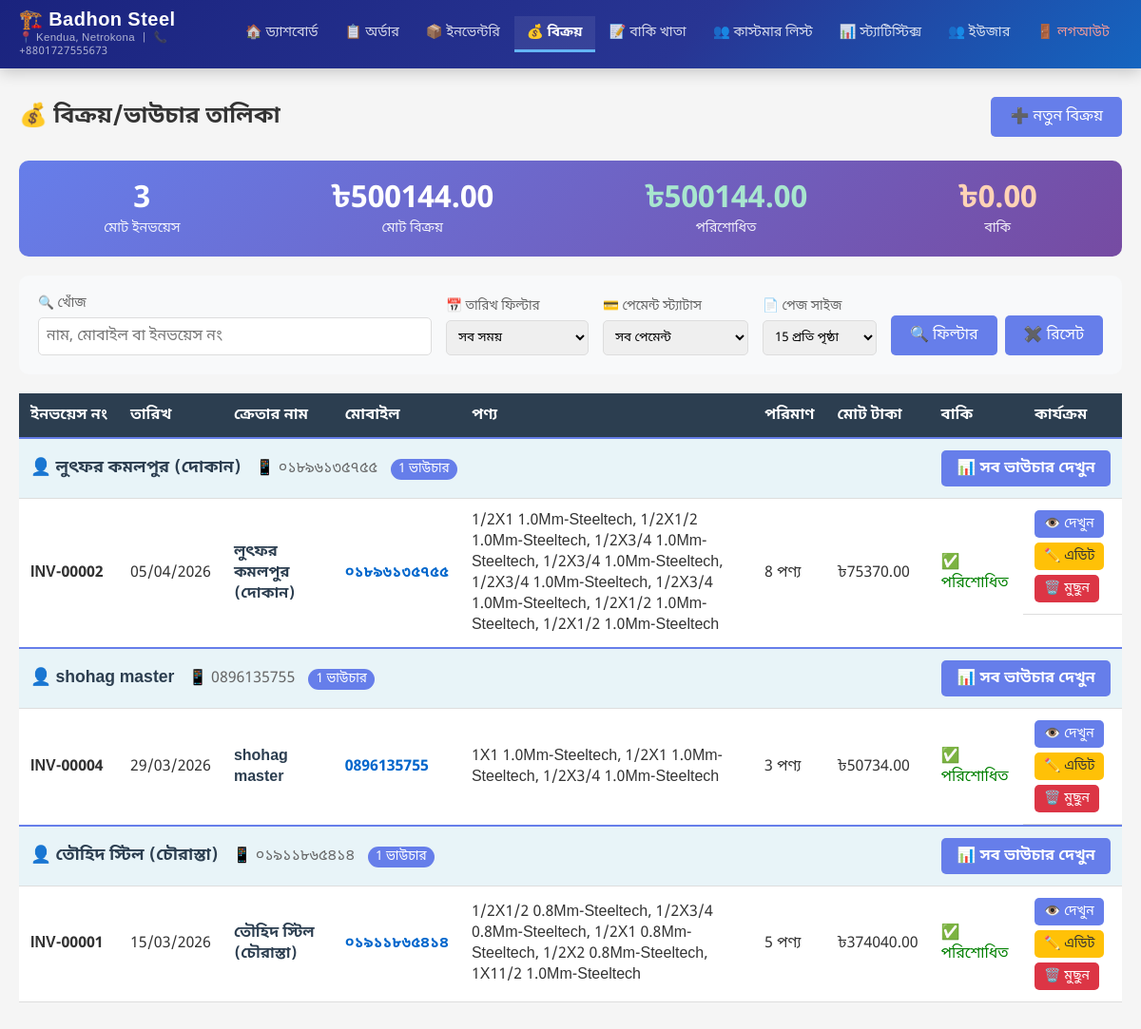
The app's page /admin-panel/invoices/ (signed in) with its own data.
### shop/models.py (models this page shows, shortened)
class Invoice(models.Model):
    invoice_number = models.CharField(max_length=50, unique=True, verbose_name='ইনভয়েস নাম্বার', editable=False)
    customer_name = models.CharField(max_length=200, verbose_name='ক্রেতার নাম')
    mobile_number = models.CharField(max_length=20, verbose_name='মোবাইল নাম্বার')
    product = models.ForeignKey(InventoryProduct, on_delete=models.PROTECT, verbose_name='পণ্য',
                                null=True, blank=True)
    quantity = models.DecimalField(max_digits=10, decimal_places=2, verbose_name='পরিমাণ', default=0)
    unit_price = models.DecimalField(max_digits=10, decimal_places=2, verbose_name='একক মূল্য', default=0)
    subtotal = models.DecimalField(max_digits=10, decimal_places=2, verbose_name='সাবটোটাল', editable=False, default=0)
    discount_percentage = models.DecimalField(max_digits=5, decimal_places=2, verbose_name='ছাড় (%)', default=0)
    discount_amount = models.DecimalField(max_digits=10, decimal_places=2, verbose_name='ছাড়ের টাকা', editable=False, default=0)
    total_amount = models.DecimalField(max_digits=10, decimal_places=2, verbose_name='মোট টাকা', editable=False, default=0)
    paid_amount = models.DecimalField(max_digits=10, decimal_places=2, verbose_name='পরিশোধিত টাকা', default=0)
    due_amount = models.DecimalField(max_digits=10, decimal_places=2, verbose_name='বাকি টাকা', editable=False, default=0)
    notes = models.TextField(verbose_name='নোট', blank=True)
    sale_date = models.DateField(default=timezone.now, verbose_name='বিক্রয়ের তারিখ')
    original_invoice = models.ForeignKey('self', on_delete=models.SET_NULL, null=True, blank=True,
                                         related_name='edited_versions', verbose_name='মূল ইনভয়েস')
    is_latest = models.BooleanField(default=True, verbose_name='সর্বশেষ ভার্সন')
    created_at = models.DateTimeField(auto_now_add=True, verbose_name='তৈরির সময়')
    updated_at = models.DateTimeField(auto_now=True, verbose_name='আপডেটের সময়')
    class Meta:
        verbose_name = 'ইনভয়েস'
        verbose_name_plural = 'ইনভয়েসসমূহ'
        ordering = ['-created_at']

class InvoiceItem(models.Model):
    invoice = models.ForeignKey(Invoice, on_delete=models.CASCADE, related_name='items', verbose_name='ইনভয়েস')
    product = models.ForeignKey(InventoryProduct, on_delete=models.PROTECT, verbose_name='পণ্য')
    quantity = models.DecimalField(max_digits=10, decimal_places=2, verbose_name='পরিমাণ')
    unit_price = models.DecimalField(max_digits=10, decimal_places=2, verbose_name='একক মূল্য')
    discount_percentage = models.DecimalField(max_digits=5, decimal_places=2, default=0, verbose_name='ছাড় (%)')
    discount_amount = models.DecimalField(max_digits=10, decimal_places=2, editable=False, default=0, verbose_name='ছাড়ের টাকা')
    subtotal = models.DecimalField(max_digits=10, decimal_places=2, verbose_name='সাবটোটাল', editable=False, default=0)
    class Meta:
        verbose_name = 'ইনভয়েস আইটেম'
        verbose_name_plural = 'ইনভয়েস আইটেমসমূহ'

class InventoryProduct(models.Model):
    UNIT_CHOICES = [
        ('piece', 'পিস'),
        ('feet', 'ফুট'),
        ('meter', 'মিটার'),
        ('ton', 'টন'),
        ('kg', 'কেজি'),
    ]
    name = models.CharField(max_length=200, verbose_name='পণ্যের নাম')
    description = models.TextField(verbose_name='বিবরণ', blank=True)
    unit = models.CharField(max_length=20, choices=UNIT_CHOICES, verbose_name='একক')
    price_per_unit = models.DecimalField(max_digits=10, decimal_places=2, verbose_name='প্রতি একক মূল্য')
    stock_quantity = models.DecimalField(max_digits=10, decimal_places=2, verbose_name='স্টক পরিমাণ', default=0)
    is_active = models.BooleanField(default=True, verbose_name='সক্রিয়')
    created_at = models.DateTimeField(auto_now_add=True, verbose_name='তৈরির তারিখ')
    updated_at = models.DateTimeField(auto_now=True, verbose_name='আপডেটের তারিখ')
    image = models.ImageField(upload_to='inventory/', blank=True, null=True, verbose_name='ছবি')
    class Meta:
        verbose_name = 'ইনভেন্টরি পণ্য'
        verbose_name_plural = 'ইনভেন্টরি পণ্যসমূহ'
        ordering = ['name']
        unique_together = [['name', 'unit']]

### shop/views.py (the view, shortened to what this page needs)
# urls.py: path('admin-panel/invoices/', views.invoice_list, name='invoice_list'),
@login_required
def invoice_list(request):
    search_query = request.GET.get('search', '')
    page_number = request.GET.get('page', 1)
    per_page = request.GET.get('per_page', '15')
    date_filter = request.GET.get('date_filter', '')
    from_date = request.GET.get('from_date', '')
    to_date = request.GET.get('to_date', '')
    payment_status = request.GET.get('payment_status', '')
    try:
        per_page = int(per_page)
        if per_page not in [15, 50, 100, 200]:
            per_page = 15
    except ValueError:
        per_page = 15
    invoices = Invoice.objects.filter(is_latest=True)
    if payment_status == 'paid':
        invoices = invoices.filter(due_amount=0)
    elif payment_status == 'due':
        invoices = invoices.filter(due_amount__gt=0)
    elif payment_status == 'partial':
        invoices = invoices.filter(paid_amount__gt=0, due_amount__gt=0)
    today = timezone.now().date()
    if date_filter == 'today':
        invoices = invoices.filter(sale_date=today)
    elif date_filter == 'week':
        week_ago = today - timedelta(days=7)
        invoices = invoices.filter(sale_date__gte=week_ago)
    elif date_filter == 'month':
        month_ago = today - timedelta(days=30)
        invoices = invoices.filter(sale_date__gte=month_ago)
    elif date_filter == 'year':
        year_ago = today - timedelta(days=365)
        invoices = invoices.filter(sale_date__gte=year_ago)
    if search_query:
        invoices = invoices.filter(
            Q(invoice_number__icontains=search_query) |
            Q(customer_name__icontains=search_query) |
            Q(mobile_number__icontains=search_query)
        )
    invoices = invoices.order_by('-sale_date', '-created_at')
    paginator = Paginator(invoices, per_page)
    page_obj = paginator.get_page(page_number)
    total_count = invoices.count()
    total_amount = invoices.aggregate(total=Sum('total_amount'))['total'] or 0
    total_paid = invoices.aggregate(total=Sum('paid_amount'))['total'] or 0
    total_due = invoices.aggregate(total=Sum('due_amount'))['total'] or 0
    context = {
        'invoices': page_obj,
        'page_obj': page_obj,
        'search_query': search_query,
        'per_page': per_page,
        'date_filter': date_filter,
        'from_date': from_date,
        'to_date': to_date,
        'payment_status': payment_status,
        'total_count': total_count,
        'total_amount': total_amount,
        'total_paid': total_paid,
        'total_due': total_due,
        'debug': True,  # Debug flag
    }
    print(f"DEBUG invoice_list: date_filter={date_filter}, per_page={per_page}, payment_status={payment_status}")  # Debug output
    return render(request, 'admin_panel/invoice_list.html', context)

### shop/templates/admin_panel/invoice_list.html (shortened to what this page needs)
{% extends 'admin_panel/base.html' %}
{% block content %}
<div class="content-header">
    <h2>💰 বিক্রয়/ভাউচার তালিকা</h2>
    <a href="{% url 'invoice_create' %}" class="btn btn-primary">➕ নতুন বিক্রয়</a>
</div>
<div style="background: linear-gradient(135deg, #667eea 0%, #764ba2 100%); color: white; padding: 20px; border-radius: 10px; margin-bottom: 20px;">
    <div style="display: flex; justify-content: space-around; flex-wrap: wrap; gap: 20px;">
        <div style="text-align: center;">
            <div style="font-size: 2rem; font-weight: 700;">{{ total_count }}</div>
            <div style="font-size: 0.9rem; opacity: 0.9;">মোট ইনভয়েস</div>
        </div>
        <div style="text-align: center;">
            <div style="font-size: 2rem; font-weight: 700;">৳{{ total_amount|floatformat:2 }}</div>
            <div style="font-size: 0.9rem; opacity: 0.9;">মোট বিক্রয়</div>
        </div>
        <div style="text-align: center;">
            <div style="font-size: 2rem; font-weight: 700; color: #a8e6cf;">৳{{ total_paid|floatformat:2 }}</div>
            <div style="font-size: 0.9rem; opacity: 0.9;">পরিশোধিত</div>
        </div>
        <div style="text-align: center;">
            <div style="font-size: 2rem; font-weight: 700; color: #ffd3b6;">৳{{ total_due|floatformat:2 }}</div>
            <div style="font-size: 0.9rem; opacity: 0.9;">বাকি</div>
        </div>
    </div>
</div>
<div class="filter-box" style="background: #f8f9fa; padding: 20px; border-radius: 10px; margin-bottom: 20px;">
    <form method="get" style="display: flex; flex-wrap: wrap; gap: 15px; align-items: flex-end;">
        <div style="flex: 1; min-width: 200px;">
            <label style="display: block; font-size: 0.85rem; color: #666; margin-bottom: 5px;">🔍 খোঁজ</label>
            <input type="text" name="search" class="form-control" placeholder="নাম, মোবাইল বা ইনভয়েস নং" value="{{ search_query }}" style="width: 100%; padding: 8px; border: 1px solid #ddd; border-radius: 5px;">
        </div>
        <div style="min-width: 150px;">
            <label style="display: block; font-size: 0.85rem; color: #666; margin-bottom: 5px;">📅 তারিখ ফিল্টার</label>
            <select name="date_filter" onchange="this.form.submit()" style="width: 100%; padding: 8px; border: 1px solid #ddd; border-radius: 5px;">
                <option value="" {% if not date_filter %}selected{% endif %}>সব সময়</option>
            </select>
        </div>
        <div style="min-width: 150px;">
            <label style="display: block; font-size: 0.85rem; color: #666; margin-bottom: 5px;">💳 পেমেন্ট স্ট্যাটাস</label>
            <select name="payment_status" onchange="this.form.submit()" style="width: 100%; padding: 8px; border: 1px solid #ddd; border-radius: 5px;">
                <option value="" {% if not payment_status %}selected{% endif %}>সব পেমেন্ট</option>
            </select>
        </div>
        <div style="min-width: 120px;">
            <label style="display: block; font-size: 0.85rem; color: #666; margin-bottom: 5px;">📄 পেজ সাইজ</label>
            <select name="per_page" onchange="this.form.submit()" style="width: 100%; padding: 8px; border: 1px solid #ddd; border-radius: 5px;">
                <option value="15" {% if per_page == 15 %}selected{% endif %}>15 প্রতি পৃষ্ঠা</option>
            </select>
        </div>
        <div style="display: flex; gap: 8px;">
            <button type="submit" class="btn btn-primary">🔍 ফিল্টার</button>
            <a href="{% url 'invoice_list' %}" class="btn btn-secondary">✖️ রিসেট</a>
        </div>
    </form>
</div>
<div class="table-container">
    <table class="data-table">
        <thead>
            <tr>
                <th>ইনভয়েস নং</th>
                <th>তারিখ</th>
                <th>ক্রেতার নাম</th>
                <th>মোবাইল</th>
                <th>পণ্য</th>
                <th>পরিমাণ</th>
                <th>মোট টাকা</th>
                <th>বাকি</th>
                <th>কার্যক্রম</th>
            </tr>
        </thead>
        <tbody>
            {% regroup invoices by mobile_number as invoices_by_customer %}
            {% for customer_group in invoices_by_customer %}
                <tr style="background-color: #e8f4f8; border-top: 2px solid #667eea;">
                    <td colspan="9">
                        <div style="display: flex; justify-content: space-between; align-items: center;">
                            <div>
                                <strong style="font-size: 1.1em; color: #2c3e50;">
                                    👤 {{ customer_group.list.0.customer_name }}
                                </strong>
                                <span style="color: #666; margin-left: 10px;">
                                    📱 {{ customer_group.grouper }}
                                    <span style="background: #667eea; color: white; padding: 2px 8px; border-radius: 12px; font-size: 0.85em; margin-left: 10px;">
                                        {{ customer_group.list|length }} ভাউচার
                                    </span>
                                </span>
                            </div>
                            <a href="{% url 'customer_profile' customer_group.grouper %}" class="btn btn-primary" style="padding: 8px 16px; background: #667eea; color: white; text-decoration: none; border-radius: 5px; font-weight: 600;">
                                📊 সব ভাউচার দেখুন
                            </a>
                        </div>
                    </td>
                </tr>
                {% for invoice in customer_group.list %}
                <tr>
                    <td><strong>{{ invoice.invoice_number }}</strong></td>
                    <td>{{ invoice.sale_date|date:"d/m/Y" }}</td>
                    <td>
                        <strong style="color: #2c3e50;">{{ invoice.customer_name }}</strong>
                    </td>
                    <td>
                        <span style="color: #0066cc; font-weight: 600;">{{ invoice.mobile_number }}</span>
                    </td>
                    <td>
                        {% if invoice.items.all %}
                            {% for item in invoice.items.all %}{{ item.product.name }}{% if not forloop.last %}, {% endif %}{% endfor %}
                        {% elif invoice.product %}{{ invoice.product.name }}
                        {% else %}—{% endif %}
                    </td>
                    <td>
                        {% if invoice.items.all %}
                            {{ invoice.items.count }} পণ্য
                        {% elif invoice.product %}{{ invoice.quantity }} {{ invoice.product.get_unit_display }}
                        {% else %}—{% endif %}
                    </td>
                    <td>৳{{ invoice.total_amount }}</td>
                    <td>
                        {% if invoice.due_amount > 0 %}
                        <span style="color: red; font-weight: bold;">৳{{ invoice.due_amount }}</span>
                        {% else %}
                        <span style="color: green;">✅ পরিশোধিত</span>
                        {% endif %}
                    </td>
                    <td class="action-buttons">
                        <a href="{% url 'invoice_detail' invoice.pk %}" class="btn btn-sm btn-primary">👁️ দেখুন</a>
                        <a href="{% url 'invoice_edit' invoice.pk %}" class="btn btn-sm btn-warning">✏️ এডিট</a>
                        <a href="{% url 'invoice_delete' invoice.pk %}" class="btn btn-sm btn-danger"
                           onclick="return confirm('এই ভাউচারটি মুছে ফেলতে নিশ্চিত?')">🗑️ মুছুন</a>
                    </td>
                </tr>
                {% endfor %}
            {% endfor %}
        </tbody>
    </table>
</div>
{% endblock %}

### shop/templates/admin_panel/invoice_list.html (style rules this page uses)
.data-table { width: 100%; border-collapse: collapse; background: white; box-shadow: 0 2px 4px rgba(0,0,0,0.1); }
.data-table th { background: #2c3e50; color: white; padding: 12px; text-align: left; font-weight: 600; }
.data-table td { padding: 12px; border-bottom: 1px solid #ddd; }
.action-buttons { display: flex; gap: 5px; }
.btn-sm { padding: 5px 10px; font-size: 14px; }

### records on screen
Invoice: list.0.customer_name "লুৎফর কমলপুর (দোকান)", grouper "০১৮৯৬১৩৫৭৫৫", invoice_number "INV-00002", sale_date "05/04/2026", customer_name "লুৎফর কমলপুর (দোকান)", mobile_number "০১৮৯৬১৩৫৭৫৫", items.count "8", total_amount "75370.00", due_amount "✅ পরিশোধিত"
InvoiceItem: product.name "1/2X1 1.0Mm-Steeltech"
InvoiceItem: product.name "1/2X1/2 1.0Mm-Steeltech"
InvoiceItem: product.name "1/2X3/4 1.0Mm-Steeltech"
InvoiceItem: product.name "1/2X3/4 1.0Mm-Steeltech"
InvoiceItem: product.name "1/2X3/4 1.0Mm-Steeltech"
InvoiceItem: product.name "1/2X3/4 1.0Mm-Steeltech"
InvoiceItem: product.name "1/2X1/2 1.0Mm-Steeltech"
InvoiceItem: product.name "1/2X1/2 1.0Mm-Steeltech"
Invoice: list.0.customer_name "shohag master", grouper "0896135755", invoice_number "INV-00004", sale_date "29/03/2026", customer_name "shohag master", mobile_number "0896135755", items.count "3", total_amount "50734.00", due_amount "✅ পরিশোধিত"
InvoiceItem: product.name "1X1 1.0Mm-Steeltech"
InvoiceItem: product.name "1/2X1 1.0Mm-Steeltech"
InvoiceItem: product.name "1/2X3/4 1.0Mm-Steeltech"
Invoice: list.0.customer_name "তৌহিদ স্টিল (চৌরাস্তা)", grouper "০১৯১১৮৬৫৪১৪", invoice_number "INV-00001", sale_date "15/03/2026", customer_name "তৌহিদ স্টিল (চৌরাস্তা)", mobile_number "০১৯১১৮৬৫৪১৪", items.count "5", total_amount "374040.00", due_amount "✅ পরিশোধিত"
InvoiceItem: product.name "1/2X1/2 0.8Mm-Steeltech"
InvoiceItem: product.name "1/2X3/4 0.8Mm-Steeltech"
InvoiceItem: product.name "1/2X1 0.8Mm-Steeltech"
InvoiceItem: product.name "1/2X2 0.8Mm-Steeltech"
InvoiceItem: product.name "1X11/2 1.0Mm-Steeltech"

### other values on screen
{{ total_count }} "3"
{{ total_amount|floatformat:2 }} "500144.00"
{{ total_paid|floatformat:2 }} "500144.00"
{{ total_due|floatformat:2 }} "0.00"
{{ customer_group.list|length }} "1" "1" "1"
